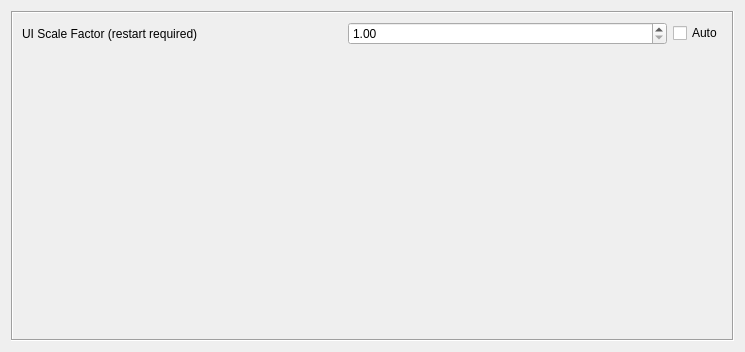
<?xml version="1.0" encoding="UTF-8"?>
<ui version="4.0">
 <class>PageSettings</class>
 <widget class="QWidget" name="PageSettings">
  <property name="geometry">
   <rect>
    <x>0</x>
    <y>0</y>
    <width>745</width>
    <height>352</height>
   </rect>
  </property>
  <property name="windowTitle">
   <string>Form</string>
  </property>
  <layout class="QVBoxLayout" name="verticalLayout_2">
   <item>
    <widget class="QFrame" name="frame">
     <property name="frameShape">
      <enum>QFrame::Box</enum>
     </property>
     <property name="frameShadow">
      <enum>QFrame::Sunken</enum>
     </property>
     <property name="lineWidth">
      <number>1</number>
     </property>
     <layout class="QVBoxLayout" name="verticalLayout">
      <item>
       <layout class="QHBoxLayout" name="horizontalLayout">
        <item>
         <widget class="QLabel" name="label">
          <property name="text">
           <string>UI Scale Factor (restart required)</string>
          </property>
         </widget>
        </item>
        <item>
         <widget class="QDoubleSpinBox" name="uiScaleBox">
          <property name="toolTip">
           <string>&lt;html&gt;&lt;head/&gt;&lt;body&gt;&lt;p&gt;Scale the user intefrace with this factor. Useful for high resolution monitors. This programmust be restarted for this setting to take effect.&lt;/p&gt;&lt;/body&gt;&lt;/html&gt;</string>
          </property>
          <property name="minimum">
           <double>1.000000000000000</double>
          </property>
          <property name="maximum">
           <double>3.000000000000000</double>
          </property>
          <property name="singleStep">
           <double>0.100000000000000</double>
          </property>
         </widget>
        </item>
        <item>
         <widget class="QCheckBox" name="uiAutoScaleBox">
          <property name="sizePolicy">
           <sizepolicy hsizetype="Fixed" vsizetype="Fixed">
            <horstretch>0</horstretch>
            <verstretch>0</verstretch>
           </sizepolicy>
          </property>
          <property name="toolTip">
           <string>&lt;html&gt;&lt;head/&gt;&lt;body&gt;&lt;p&gt;Try to determine the scaling factor automatically from the screen resolution and the system font settings. This programmust be restarted for this setting to take effect.&lt;/p&gt;&lt;/body&gt;&lt;/html&gt;</string>
          </property>
          <property name="text">
           <string>Auto</string>
          </property>
         </widget>
        </item>
       </layout>
      </item>
      <item>
       <spacer name="verticalSpacer">
        <property name="orientation">
         <enum>Qt::Vertical</enum>
        </property>
        <property name="sizeHint" stdset="0">
         <size>
          <width>20</width>
          <height>144</height>
         </size>
        </property>
       </spacer>
      </item>
     </layout>
    </widget>
   </item>
  </layout>
 </widget>
 <resources/>
 <connections/>
</ui>
